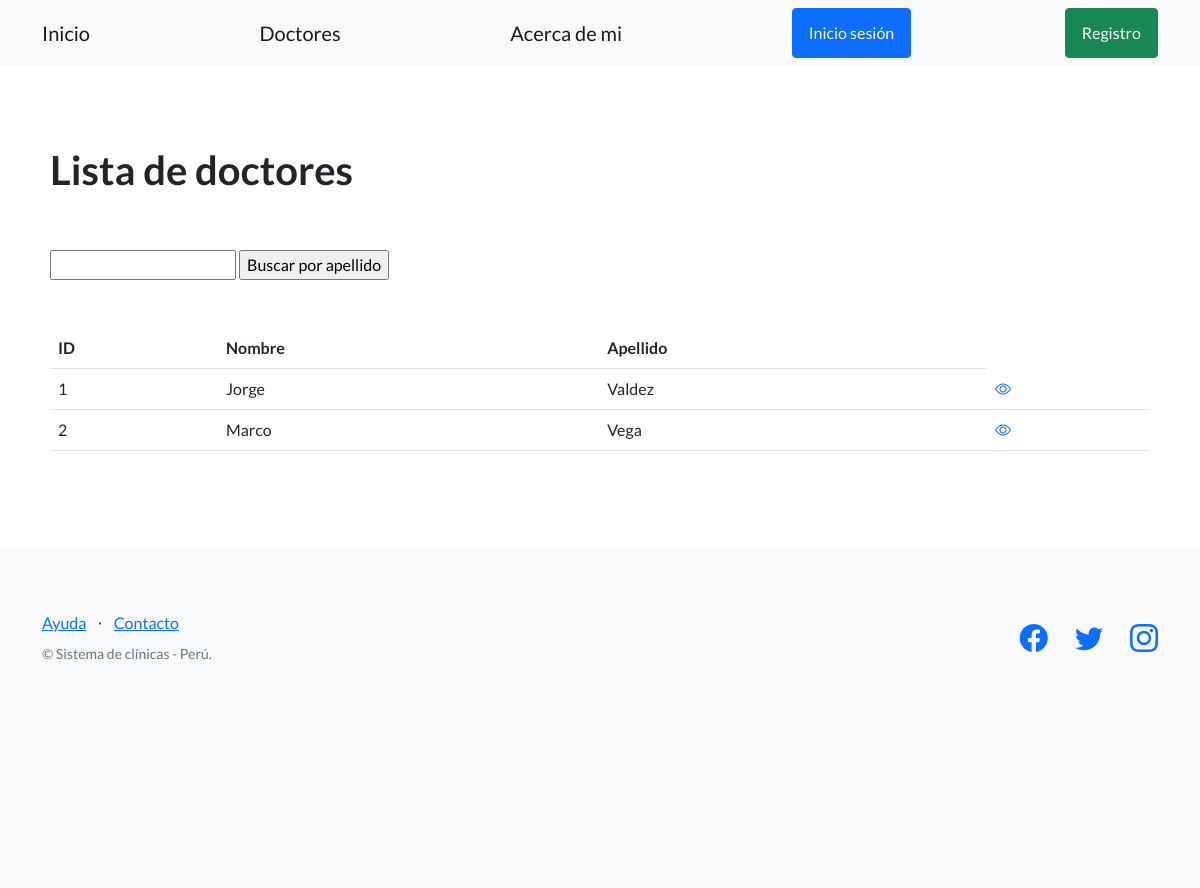
Screenshot of /clinica/doctores/ with the database file from the repository.
### control_clinica/models.py (models this page shows, shortened)
class Doctor(models.Model):
    apellido = models.CharField(max_length=256)
    nombre = models.CharField(max_length=256)
    dni = models.CharField(max_length=32)
    email = models.EmailField()
    telefono = models.CharField(max_length=20)
    especialidad = models.CharField(max_length=128)
    fecha_nacimiento = models.DateField()

### control_clinica/views.py (the view)
# urls.py: path('doctores/', DoctoresListView.as_view(), name='listar_doctores'),
class DoctoresListView(ListView):
    model = Doctor
    template_name='control_clinica/lista_doctores.html'

### control_clinica/templates/control_clinica/lista_doctores.html (shortened to what this page needs)
{% extends "control_clinica/base.html" %}
{% block contenido %}
<section>
    <div>
        <h1>Lista de doctores</h1>
        <br><br>
        <form action="{% url 'buscar_doctor' %}" method="post">
            <input type="text" name="busqueda">
            <input type="submit" value="Buscar por apellido">
        </form>
        <br><br>
        <table class="table">
            <tbody>
                <tr>
                    <th>ID</th>
                    <th>Nombre</th>
                    <th>Apellido</th>
                </tr>
                {% for doctor in object_list %}
                <tr>
                    <td>{{ doctor.id }} </td>
                    <td>{{ doctor.nombre }} </td>
                    <td>{{ doctor.apellido }} </td>
                    <td>
                        <a href="{% url 'ver_doctor' doctor.id %}">
                            <i class="bi bi-eye"></i>
                        </a>
                    </td>
                </tr>
                {% endfor %}
            </tbody>
        </table>
    </div>
</section>
{% endblock contenido %}

### rows the page displays
Doctor: id "1", nombre "Jorge", apellido "Valdez"
Doctor: id "2", nombre "Marco", apellido "Vega"
